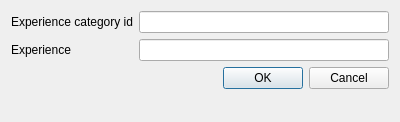
<?xml version="1.0" encoding="UTF-8"?>
<ui version="4.0">
 <class>AddExperienceCategoryDialog</class>
 <widget class="QDialog" name="AddExperienceCategoryDialog">
  <property name="geometry">
   <rect>
    <x>0</x>
    <y>0</y>
    <width>400</width>
    <height>122</height>
   </rect>
  </property>
  <property name="windowTitle">
   <string>Dialog</string>
  </property>
  <layout class="QFormLayout" name="formLayout">
   <item row="0" column="0">
    <widget class="QLabel" name="label">
     <property name="text">
      <string>Experience category id</string>
     </property>
    </widget>
   </item>
   <item row="0" column="1">
    <widget class="QLineEdit" name="experienceCategoryId"/>
   </item>
   <item row="1" column="0">
    <widget class="QLabel" name="label_2">
     <property name="text">
      <string>Experience</string>
     </property>
    </widget>
   </item>
   <item row="1" column="1">
    <widget class="QLineEdit" name="experience"/>
   </item>
   <item row="2" column="0" colspan="2">
    <widget class="QDialogButtonBox" name="buttonBox">
     <property name="orientation">
      <enum>Qt::Horizontal</enum>
     </property>
     <property name="standardButtons">
      <set>QDialogButtonBox::Cancel|QDialogButtonBox::Ok</set>
     </property>
    </widget>
   </item>
  </layout>
 </widget>
 <resources/>
 <connections>
  <connection>
   <sender>buttonBox</sender>
   <signal>accepted()</signal>
   <receiver>AddExperienceCategoryDialog</receiver>
   <slot>accept()</slot>
   <hints>
    <hint type="sourcelabel">
     <x>248</x>
     <y>254</y>
    </hint>
    <hint type="destinationlabel">
     <x>157</x>
     <y>274</y>
    </hint>
   </hints>
  </connection>
  <connection>
   <sender>buttonBox</sender>
   <signal>rejected()</signal>
   <receiver>AddExperienceCategoryDialog</receiver>
   <slot>reject()</slot>
   <hints>
    <hint type="sourcelabel">
     <x>316</x>
     <y>260</y>
    </hint>
    <hint type="destinationlabel">
     <x>286</x>
     <y>274</y>
    </hint>
   </hints>
  </connection>
 </connections>
</ui>
